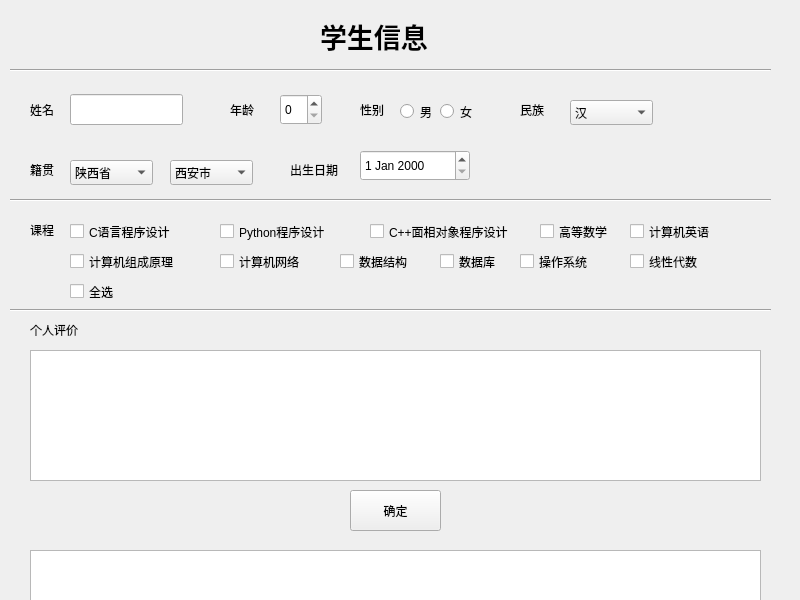
<?xml version="1.0" encoding="UTF-8"?>
<ui version="4.0">
 <class>homework_student</class>
 <widget class="QWidget" name="homework_student">
  <property name="geometry">
   <rect>
    <x>0</x>
    <y>0</y>
    <width>800</width>
    <height>600</height>
   </rect>
  </property>
  <property name="windowTitle">
   <string>homework_student</string>
  </property>
  <widget class="QDateEdit" name="dateEdit_birthday">
   <property name="geometry">
    <rect>
     <x>360</x>
     <y>150</y>
     <width>110</width>
     <height>31</height>
    </rect>
   </property>
  </widget>
  <widget class="QTextEdit" name="textEdit_talk">
   <property name="geometry">
    <rect>
     <x>30</x>
     <y>350</y>
     <width>731</width>
     <height>131</height>
    </rect>
   </property>
  </widget>
  <widget class="QComboBox" name="comboBox_province">
   <property name="geometry">
    <rect>
     <x>70</x>
     <y>160</y>
     <width>83</width>
     <height>25</height>
    </rect>
   </property>
   <item>
    <property name="text">
     <string>陕西省</string>
    </property>
   </item>
   <item>
    <property name="text">
     <string>河南省</string>
    </property>
   </item>
  </widget>
  <widget class="QCheckBox" name="checkBox_os">
   <property name="geometry">
    <rect>
     <x>520</x>
     <y>250</y>
     <width>91</width>
     <height>23</height>
    </rect>
   </property>
   <property name="text">
    <string>操作系统</string>
   </property>
  </widget>
  <widget class="QComboBox" name="comboBox_city">
   <property name="geometry">
    <rect>
     <x>170</x>
     <y>160</y>
     <width>83</width>
     <height>25</height>
    </rect>
   </property>
   <item>
    <property name="text">
     <string>西安市</string>
    </property>
   </item>
   <item>
    <property name="text">
     <string>榆林市</string>
    </property>
   </item>
  </widget>
  <widget class="QLabel" name="label_gen">
   <property name="geometry">
    <rect>
     <x>360</x>
     <y>100</y>
     <width>31</width>
     <height>19</height>
    </rect>
   </property>
   <property name="text">
    <string>性别</string>
   </property>
  </widget>
  <widget class="QCheckBox" name="checkBox_math">
   <property name="geometry">
    <rect>
     <x>540</x>
     <y>220</y>
     <width>91</width>
     <height>23</height>
    </rect>
   </property>
   <property name="text">
    <string>高等数学</string>
   </property>
  </widget>
  <widget class="QCheckBox" name="checkBox_C">
   <property name="geometry">
    <rect>
     <x>70</x>
     <y>220</y>
     <width>131</width>
     <height>23</height>
    </rect>
   </property>
   <property name="text">
    <string>C语言程序设计</string>
   </property>
  </widget>
  <widget class="QLabel" name="label_talk">
   <property name="geometry">
    <rect>
     <x>30</x>
     <y>320</y>
     <width>69</width>
     <height>19</height>
    </rect>
   </property>
   <property name="text">
    <string>个人评价</string>
   </property>
  </widget>
  <widget class="QComboBox" name="comboBox_Eth">
   <property name="geometry">
    <rect>
     <x>570</x>
     <y>100</y>
     <width>83</width>
     <height>25</height>
    </rect>
   </property>
   <item>
    <property name="text">
     <string>汉</string>
    </property>
   </item>
   <item>
    <property name="text">
     <string>壮</string>
    </property>
   </item>
  </widget>
  <widget class="Line" name="line">
   <property name="geometry">
    <rect>
     <x>10</x>
     <y>60</y>
     <width>761</width>
     <height>21</height>
    </rect>
   </property>
   <property name="orientation">
    <enum>Qt::Orientation::Horizontal</enum>
   </property>
  </widget>
  <widget class="QCheckBox" name="checkBox_data">
   <property name="geometry">
    <rect>
     <x>440</x>
     <y>250</y>
     <width>71</width>
     <height>23</height>
    </rect>
   </property>
   <property name="text">
    <string>数据库</string>
   </property>
  </widget>
  <widget class="QLabel" name="label_course">
   <property name="geometry">
    <rect>
     <x>30</x>
     <y>220</y>
     <width>31</width>
     <height>19</height>
    </rect>
   </property>
   <property name="text">
    <string>课程</string>
   </property>
  </widget>
  <widget class="QCheckBox" name="checkBox_line_math">
   <property name="geometry">
    <rect>
     <x>630</x>
     <y>250</y>
     <width>101</width>
     <height>23</height>
    </rect>
   </property>
   <property name="text">
    <string>线性代数</string>
   </property>
  </widget>
  <widget class="QLabel" name="label_addr">
   <property name="geometry">
    <rect>
     <x>30</x>
     <y>160</y>
     <width>31</width>
     <height>19</height>
    </rect>
   </property>
   <property name="text">
    <string>籍贯</string>
   </property>
  </widget>
  <widget class="QCheckBox" name="checkBox_computer">
   <property name="geometry">
    <rect>
     <x>70</x>
     <y>250</y>
     <width>131</width>
     <height>23</height>
    </rect>
   </property>
   <property name="text">
    <string>计算机组成原理</string>
   </property>
  </widget>
  <widget class="QCheckBox" name="checkBox_network">
   <property name="geometry">
    <rect>
     <x>220</x>
     <y>250</y>
     <width>101</width>
     <height>23</height>
    </rect>
   </property>
   <property name="text">
    <string>计算机网络</string>
   </property>
  </widget>
  <widget class="QLineEdit" name="lineEdit_name">
   <property name="geometry">
    <rect>
     <x>70</x>
     <y>94</y>
     <width>113</width>
     <height>31</height>
    </rect>
   </property>
  </widget>
  <widget class="QSpinBox" name="spinBox_age">
   <property name="geometry">
    <rect>
     <x>280</x>
     <y>94</y>
     <width>42</width>
     <height>31</height>
    </rect>
   </property>
  </widget>
  <widget class="QCheckBox" name="checkBox_english">
   <property name="geometry">
    <rect>
     <x>630</x>
     <y>220</y>
     <width>101</width>
     <height>23</height>
    </rect>
   </property>
   <property name="text">
    <string>计算机英语</string>
   </property>
  </widget>
  <widget class="QLabel" name="label_Eth">
   <property name="geometry">
    <rect>
     <x>520</x>
     <y>100</y>
     <width>31</width>
     <height>19</height>
    </rect>
   </property>
   <property name="text">
    <string>民族</string>
   </property>
  </widget>
  <widget class="QCheckBox" name="checkBox_p">
   <property name="geometry">
    <rect>
     <x>220</x>
     <y>220</y>
     <width>141</width>
     <height>23</height>
    </rect>
   </property>
   <property name="text">
    <string>Python程序设计</string>
   </property>
  </widget>
  <widget class="QRadioButton" name="radioButton_girl">
   <property name="geometry">
    <rect>
     <x>440</x>
     <y>100</y>
     <width>41</width>
     <height>23</height>
    </rect>
   </property>
   <property name="text">
    <string>女</string>
   </property>
  </widget>
  <widget class="QLabel" name="label_name">
   <property name="geometry">
    <rect>
     <x>30</x>
     <y>100</y>
     <width>31</width>
     <height>19</height>
    </rect>
   </property>
   <property name="text">
    <string>姓名</string>
   </property>
  </widget>
  <widget class="QLabel" name="label_birthday">
   <property name="geometry">
    <rect>
     <x>290</x>
     <y>160</y>
     <width>69</width>
     <height>19</height>
    </rect>
   </property>
   <property name="text">
    <string>出生日期</string>
   </property>
  </widget>
  <widget class="QCheckBox" name="checkBox_all">
   <property name="geometry">
    <rect>
     <x>70</x>
     <y>280</y>
     <width>61</width>
     <height>23</height>
    </rect>
   </property>
   <property name="text">
    <string>全选</string>
   </property>
  </widget>
  <widget class="Line" name="line_2">
   <property name="geometry">
    <rect>
     <x>10</x>
     <y>190</y>
     <width>761</width>
     <height>21</height>
    </rect>
   </property>
   <property name="orientation">
    <enum>Qt::Orientation::Horizontal</enum>
   </property>
  </widget>
  <widget class="QPushButton" name="pushButton_ok">
   <property name="geometry">
    <rect>
     <x>350</x>
     <y>490</y>
     <width>91</width>
     <height>41</height>
    </rect>
   </property>
   <property name="text">
    <string>确定</string>
   </property>
  </widget>
  <widget class="QRadioButton" name="radioButton_boy">
   <property name="geometry">
    <rect>
     <x>400</x>
     <y>100</y>
     <width>41</width>
     <height>23</height>
    </rect>
   </property>
   <property name="text">
    <string>男</string>
   </property>
  </widget>
  <widget class="QCheckBox" name="checkBox_struct">
   <property name="geometry">
    <rect>
     <x>340</x>
     <y>250</y>
     <width>91</width>
     <height>23</height>
    </rect>
   </property>
   <property name="text">
    <string>数据结构</string>
   </property>
  </widget>
  <widget class="QLabel" name="label_age">
   <property name="geometry">
    <rect>
     <x>230</x>
     <y>100</y>
     <width>31</width>
     <height>19</height>
    </rect>
   </property>
   <property name="text">
    <string>年龄</string>
   </property>
  </widget>
  <widget class="QTextBrowser" name="textBrowser_display">
   <property name="geometry">
    <rect>
     <x>30</x>
     <y>550</y>
     <width>731</width>
     <height>291</height>
    </rect>
   </property>
  </widget>
  <widget class="Line" name="line_3">
   <property name="geometry">
    <rect>
     <x>10</x>
     <y>300</y>
     <width>761</width>
     <height>21</height>
    </rect>
   </property>
   <property name="orientation">
    <enum>Qt::Orientation::Horizontal</enum>
   </property>
  </widget>
  <widget class="QLabel" name="label_title">
   <property name="geometry">
    <rect>
     <x>320</x>
     <y>10</y>
     <width>141</width>
     <height>51</height>
    </rect>
   </property>
   <property name="font">
    <font>
     <pointsize>20</pointsize>
     <bold>true</bold>
    </font>
   </property>
   <property name="text">
    <string>学生信息</string>
   </property>
  </widget>
  <widget class="QCheckBox" name="checkBox_cpp">
   <property name="geometry">
    <rect>
     <x>370</x>
     <y>220</y>
     <width>171</width>
     <height>23</height>
    </rect>
   </property>
   <property name="text">
    <string>C++面相对象程序设计</string>
   </property>
  </widget>
 </widget>
 <resources/>
 <connections/>
</ui>
